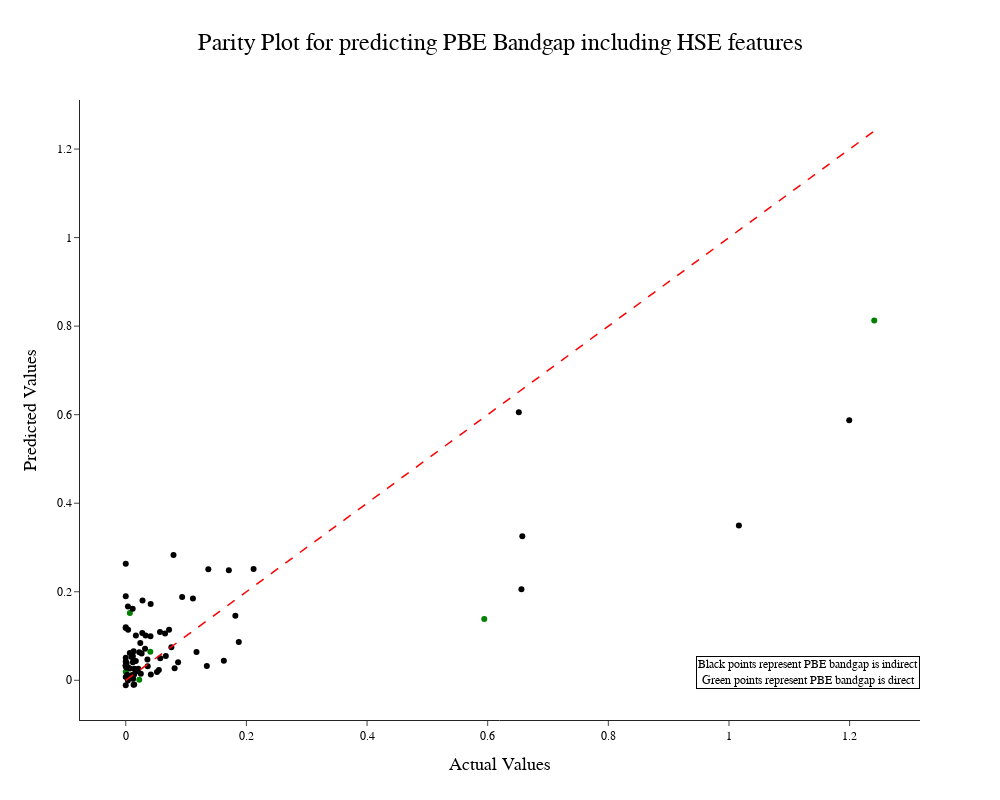

The code cell stored with this chart in its notebook:
### Markdown cell above
### Parity plot for predicting PBE Bandgap including only elemental features

### Code cell
import plotly.graph_objects as go

# Predict on training and test sets
y_train_pred = xgb_reg.predict(X_train)
y_test_pred = xgb_reg.predict(X_test)


# Create a parity plot for test set
test_set_df_ = pd.DataFrame({'y_test': y_test, 'y_test_pred': y_test_pred})

# Merge the DataFrame with the main DataFrame 'df' to get 'hse_direct' values
test_set_df_ = pd.merge(test_set_df_, df[['PBE_direct']], left_index=True, right_index=True, how='left')

parity_test_fig = go.Figure()

# Create a color list based on pbe_direct values
colors = []

for index, row in test_set_df_.iterrows():
    pbe_direct_val = row['PBE_direct']
    if pd.isna(pbe_direct_val):
        colors.append('red')
    elif pbe_direct_val == 1:
        colors.append('green')
    else:
        colors.append('black')

parity_test_fig.add_trace(go.Scatter(
    x=test_set_df_['y_test'],
    y=test_set_df_['y_test_pred'],
    mode='markers',
    name='Test Set',
    marker=dict(size=6, color=colors)
))

parity_test_fig.add_trace(go.Scatter(
    x=[min(test_set_df_['y_test']), max(test_set_df_['y_test'])],
    y=[min(test_set_df_['y_test']), max(test_set_df_['y_test'])],
    mode='lines',
    name='Ideal Prediction',
    line=dict(dash='dash', color='red', width=1.5)
))

# Add custom legend entry
parity_test_fig.add_trace(go.Scatter(
    x=[],
    y=[],
    mode='markers',
    marker=dict(size=10, color='green'),
    name='PBE direct'
))

parity_test_fig.add_trace(go.Scatter(
    x=[],
    y=[],
    mode='markers',
    marker=dict(size=10, color='black'),
    name='PBE indirect'
))

parity_test_fig.update_layout(
    template='simple_white',  # set template to white background
    title='Parity Plot for predicting PBE Bandgap including HSE features',
    xaxis_title='Actual Values',
    yaxis_title='Predicted Values',
    font_family="Courier New",
    font_color="black",
    title_font_family="Arial",
    title_font_color="black",
    title_font_size = 24,
    xaxis_title_font_size=18,
    yaxis_title_font_size=18,
    legend_title_font_color="green",
    xaxis_title_font_family = "arial",
    yaxis_title_font_family = "arial",
    title_x = 0.5,
    showlegend=False,  # hide legend
    width=1000,  # Set the width of the plot
    height=800,
)

#fig.update_xaxes(title_font_family="Arial",tickfont=dict(color='black'), tickfont_size = 16, title_font_size = 20)
#fig.update_yaxes(title_font_family="Arial",tickfont=dict(color='black'), tickfont_size = 16, title_font_size = 20)

textt = "Black points represent PBE bandgap is indirect<br>Green points represent PBE bandgap is direct"

parity_test_fig.add_annotation(
    text=textt,  # Replace with your desired text
    x= 1,  # X-coordinate position (0 to 1, where 0 is left and 1 is right)
    y= 0.05,  # Y-coordinate position (1 is top of the plot, increase to move downward)
    xref="paper",  # Use "paper" for relative x-coordinates
    yref="paper",  # Use "paper" for relative y-coordinates
    showarrow=False,  # Do not show an arrow
    font=dict(family="Arial", size=12, color="black"),  # Customize font properties
    bgcolor="rgba(255, 255, 255, 0.7)",  # Set background color
    bordercolor="black",  # Set border color
    borderwidth=1,  # Set border width
)

#fig.update_xaxes(title_font_family="Arial",tickfont=dict(color='black'))
#fig.update_yaxes(title_font_family="Arial",tickfont=dict(color='black'))

config = {
    'toImageButtonOptions': {
        'format': 'png',  # one of png, svg, jpeg, webp
        'filename': 'custom_image',
        'height': 500,
        'width': 700,
        'scale': 6  # Multiply title/legend/axis/canvas sizes by this factor
    }
}

parity_test_fig.show(config=config)

### Figure 1 — Plotly figure (JSON) as saved in the notebook; plotly's stock layout.template omitted (floating-point values rounded to 4 significant figures)
{"data": [{"marker": {"color": ["black", "black", "black", "black", "black", "black", "black", "green", "black", "black", "black", "black", "green", "black", "black", "black", "black", "black", "black", "black", "black", "black", "black", "black", "black", "black", "black", "green", "green", "black", "black", "black", "black", "black", "black", "black", "black", "black", "black", "black", "black", "black", "black", "black", "black", "green", "black", "black", "green", "black", "black", "black", "black", "black", "black", "black", "black", "black", "black", "black", "black", "black", "black", "black", "black", "green", "black", "black", "black", "black", "black", "black", "black", "black", "black", "black", "black", "black", "black", "black", "black", "black", "black"], "size": 6}, "mode": "markers", "name": "Test Set", "type": "scatter", "x": [0.0364, 0.0718, 0.0652, 0.0117, 0.1173, 0.1344, 0.0935, 0, 0.0274, 0.0568, 0.6559, 0.0139, 0.0224, 0, 0.0278, 0.032, 0.0095, 0.025, 0.004, 0.0117, 0.081, 0.0664, 0.2119, 0, 0.0792, 0.0015, 0.0122, 0.0103, 1.241, 0.1114, 0.041, 0.0572, 0.0549, 0, 0.0068, 0.0329, 0.0067, 0.0024, 0.0117, 0.0207, 0.0416, 0.0518, 0.0039, 0.1369, 0.013, 0.5943, 0.0756, 0, 0.0068, 0.0413, 0.0241, 0.6574, 0, 1.199, 0.0036, 0.014, 0.0164, 0.1874, 0.6516, 0.0131, 0.0036, 0.0224, 0.0115, 0, 1.016, 0.0407, 0, 0.0116, 0.0868, 0.1709, 0.1626, 0.1817, 0.0109, 0, 0.0168, 0.0359, 0.0141, 0.0263, 0, 0, 0, 0.0014, 0.0167], "y": [0.03176, 0.1142, 0.1055, 0.004139, 0.06365, 0.03222, 0.1882, 0.01911, 0.1071, 0.1092, 0.2055, 0.013, 0.001483, 0.04235, 0.18, 0.07119, 0.05287, 0.01483, 0.02882, 0.04102, 0.02699, 0.05514, 0.2513, 0.1899, 0.2829, 0.02914, 0.003345, 0.01187, 0.8127, 0.1848, 0.09969, 0.0499, 0.02336, 0.263, 0.02678, 0.1011, 0.06185, 0.01238, 0.05357, 0.02607, 0.01329, 0.01856, 0.1142, 0.2511, -0.009973, 0.1385, 0.07448, 0.03406, 0.152, 0.1721, 0.084, 0.3256, 0.05108, 0.5876, 0.167, -0.009398, 0.01933, 0.08655, 0.6057, 0.06576, -0.0005785, 0.06329, 0.1617, 0.03111, 0.3497, 0.06453, 0.118, 0.01215, 0.04081, 0.2484, 0.04433, 0.1459, 0.05771, 0.03417, 0.1011, 0.04703, 0.02634, 0.06074, 0.007366, -0.01119, 0.1196, 0.03909, 0.04331]}, {"line": {"color": "red", "dash": "dash", "width": 1.5}, "mode": "lines", "name": "Ideal Prediction", "type": "scatter", "x": [0, 1.241], "y": [0, 1.241]}, {"marker": {"color": "green", "size": 10}, "mode": "markers", "name": "PBE direct", "type": "scatter", "x": [], "y": []}, {"marker": {"color": "black", "size": 10}, "mode": "markers", "name": "PBE indirect", "type": "scatter", "x": [], "y": []}], "layout": {"annotations": [{"bgcolor": "rgba(255, 255, 255, 0.7)", "bordercolor": "black", "borderwidth": 1, "font": {"color": "black", "family": "Arial", "size": 12}, "showarrow": false, "text": "Black points represent PBE bandgap is indirect<br>Green points represent PBE bandgap is direct", "x": 1, "xref": "paper", "y": 0.05, "yref": "paper"}], "font": {"color": "black", "family": "Courier New"}, "height": 800, "legend": {"title": {"font": {"color": "green"}}}, "showlegend": false, "title": {"font": {"color": "black", "family": "Arial", "size": 24}, "text": "Parity Plot for predicting PBE Bandgap including HSE features", "x": 0.5}, "width": 1000, "xaxis": {"title": {"font": {"family": "arial", "size": 18}, "text": "Actual Values"}}, "yaxis": {"title": {"font": {"family": "arial", "size": 18}, "text": "Predicted Values"}}}}
